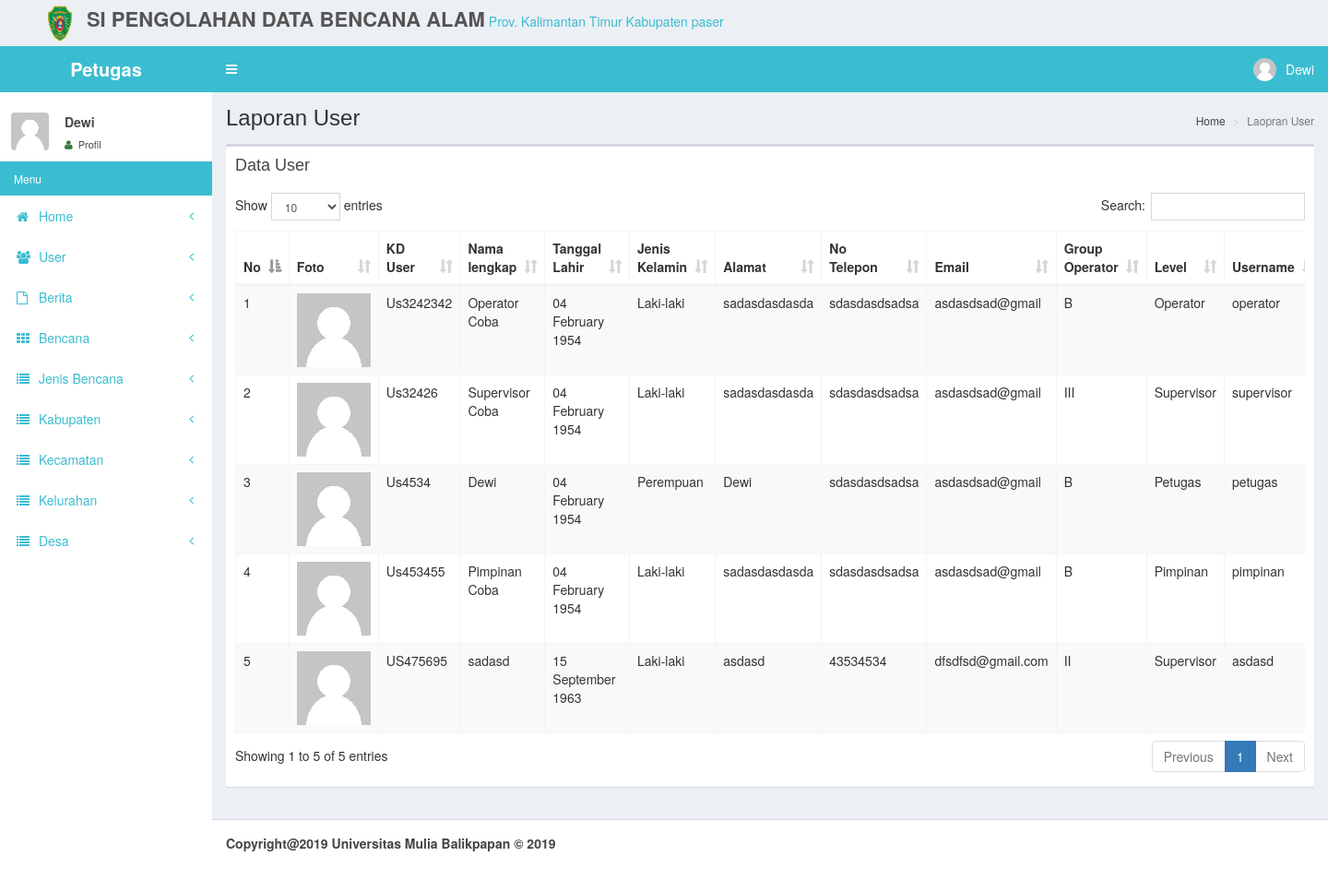
The page /admin/index.php?p=list-user (signed in) on the database its author committed.
### tables this page shows
CREATE TABLE `user` (
  `kd_us` varchar(15) NOT NULL,
  `nm_us` varchar(35) NOT NULL,
  `tgl_lhr` date NOT NULL,
  `jk` enum('Laki-laki','Perempuan') NOT NULL DEFAULT 'Laki-laki',
  `alm` text NOT NULL,
  `nohp` varchar(13) NOT NULL,
  `email` varchar(35) NOT NULL,
  `group_operator` varchar(4) NOT NULL,
  `level` enum('Operator','Supervisor','Pimpinan','Petugas') NOT NULL,
  `username` varchar(20) NOT NULL,
  `password` varchar(100) NOT NULL,
  `foto` text NOT NULL
);

### admin/pages/list-user.php (the view, shortened to what this page needs)
<div class="content-wrapper">
  <section class="content-header">
    <h1>
      Laporan User
    </h1>
    <ol class="breadcrumb">
      <li><a href="#"> Home</a></li>
      <li class="active">Laopran User</li>
    </ol>
  </section>
  <section class="content">
    <div class="row">
      <div class="col-xs-12">
        <div class="box">
          <div class="box-header">
            <h3 class="box-title">Data User</h3>
          </div>
          <div class="box-body">
             <div class="table-responsive">
            <table id="example1" class="table table-bordered table-striped">
              <thead>
                <tr>
                  <th>No</th>
                  <th>Foto</th>
                  <th>KD User</th>
                  <th>Nama lengkap</th>
                  <th>Tanggal Lahir</th>
                  <th>Jenis Kelamin</th>
                  <th>Alamat</th>
                  <th>No Telepon</th>
                  <th>Email</th>
                  <th>Group Operator</th>
                  <th>Level</th>
                  <th>Username</th>
                </tr>
              </thead>
              <tbody>
                 <?php
                 include './../koneksi/koneksi.php';
                $no=0;
              $sql=mysqli_query($koneksi,"SELECT * FROM user");
                while($q=mysqli_fetch_array($sql)){
                  $no++;
               ?>
                <tr>
                  <td><?php echo $no; ?></td>
                  <td><img src="./../images/<?php echo $q['foto']; ?>" style="width:80px;"></td>
                  <td><?php echo $q['kd_us']; ?></td>
                  <td><?php echo $q['nm_us']; ?></td>
                  <td><?php echo date('d F Y',strtotime($q['tgl_lhr'])); ?></td>
                  <td><?php echo $q['jk']; ?></td>
                  <td><?php echo $q['alm']; ?></td>
                  <td><?php echo $q['nohp']; ?></td>
                  <td><?php echo $q['email']; ?></td>
                  <td><?php echo $q['group_operator']; ?></td>
                  <td><?php echo $q['level']; ?></td>
                  <td><?php echo $q['username']; ?></td>
                </tr>
            <?php } ?>
              </tbody>
            </table>
          </div>
          </div>
        </div>
      </div>
    </div>
      </section>
</div>

### admin/index.php (shortened to what this page needs)
 <?php
$id = $_SESSION['id'];
$level=$_SESSION['level'];
?>
<!DOCTYPE html>
<html>
  <head>
    <link rel="stylesheet" href="../plugins/bootstrap/css/bootstrap.min.css">
    <link rel="stylesheet" href="../plugins/font awesome/font-awesome.min.css">
    <link rel="stylesheet" type="text/css" href="../plugins/datatables/datatables.min.css"/>
    <link rel="stylesheet" href="../plugins/datepicker/css/bootstrap-datetimepicker.min.css"/>
    <link rel="stylesheet" href="../plugins/admin style/css/AdminLTE.min.css">
    <link rel="stylesheet" href="../plugins/admin style/css/skins/_all-skins.min.css">
  </head>
  <body class="hold-transition skin-blue sidebar-mini">
    <?php
     include '../koneksi/koneksi.php';
       $qus=mysqli_query($koneksi,"SELECT * FROM user where kd_us='$id'");
       $us=mysqli_fetch_array($qus);
     ?>
    <div class="wrapper">
          <div class="logo">
            <img src="../images/logo.png" alt="" style="width: 90px;height: 50px;padding: 2px 0px 1px 40px;">
            <span class="jd-logo">SI Pengolahan Data Bencana Alam</span>
            <span class="bukit-t">Prov. Kalimantan Timur Kabupaten paser</span>
        </div>
      <header class="main-header">
        <a href="#" class="logo">
          <span class="logo-lg"><b><?php echo $level ?></b></span>
        </a>
        <nav class="navbar navbar-static-top" role="navigation">
          <a href="#" class="sidebar-toggle" data-toggle="offcanvas" role="button">
          </a>
          <div class="navbar-custom-menu">
            <ul class="nav navbar-nav">
              <li class="dropdown user user-menu">
                <a href="index.php?p=profil" class="dropdown-toggle" data-toggle="dropdown">
                  <img src="../images/<?php echo $us['foto']; ?>" class="user-image" alt="User Image">
                  <span class="hidden-xs"><?php echo $us['nm_us']; ?></span>
                </a>
              </li>
            </ul>
          </div>
        </nav>
      </header>
      <aside class="main-sidebar" style="margin-top: 60px;">
        <section class="sidebar" style="">
          <div class="user-panel">
            <div class="pull-left image">
              <img src="../images/<?php echo $us['foto']; ?>" class="img-rounded" alt="User Image">
            </div>
            <div class="pull-left info">
              <p><?php echo $us['nm_us']; ?></p>
              <a href="index.php?p=profil"><i class="fa fa-user text-success"></i> Profil</a>
            </div>
          </div>
          <ul class="sidebar-menu">
            <li class="header">Menu</li>
            <li class="treeview">
              <a href="index.php">
                <i class="fa fa-home"></i> <span>Home</span> <i class="fa fa-angle-left pull-right"></i>
              </a>
            </li>
            <?php if($level=="Operator"){ ?>
           <li class="treeview">
              <a href="#">
                <i class="fa fa-file-o"></i>
                <span>Berita</span>
                <i class="fa fa-angle-left pull-right"></i>
              </a>
              <ul class="treeview-menu">
                <li><a href="index.php?p=entry-berita"><i class="fa fa-circle-o"></i> Entry Berita</a></li>
                <li><a href="index.php?p=list-berita"><i class="fa fa-circle-o"></i> List Berita</a></li>
              </ul>
            </li>
                <li class="treeview">
              <a href="#">
                <i class="fa fa-th"></i>
                <span>Bencana</span>
                <i class="fa fa-angle-left pull-right"></i>
              </a>
              <ul class="treeview-menu">
                <li><a href="index.php?p=entry-bencana"><i class="fa fa-circle-o"></i> Entry Bencana</a></li>
                <li><a href="index.php?p=list-bencana"><i class="fa fa-circle-o"></i> List Bencana</a></li>
                <li><a href="index.php?p=laporan-bencana"><i class="fa fa-circle-o"></i> Laporan Bencana</a></li>
              </ul>
            </li>
               <li class="treeview">
              <a href="#">
                <i class="fa fa-list"></i>
                <span>Jenis Bencana</span>
                <i class="fa fa-angle-left pull-right"></i>
              </a>
              <ul class="treeview-menu">
                <li><a href="index.php?p=entry-jenis"><i class="fa fa-circle-o"></i> Entry Jenis</a></li>
                <li><a href="index.php?p=list-jenis"><i class="fa fa-circle-o"></i> List jenis</a></li>
              </ul>
            </li>
            <?php }elseif($level=="Petugas"){ ?>
             <li class="treeview">
              <a href="#">
                <i class="fa fa-users"></i> <span>User</span> <i class="fa fa-angle-left pull-right"></i>
              </a>
            </li>
            <li class="treeview">
              <a href="#">
                <i class="fa fa-file-o"></i>
                <span>Berita</span>
                <i class="fa fa-angle-left pull-right"></i>
              </a>
            </li>
             <li class="treeview">
              <a href="#">
                <i class="fa fa-th"></i>
                <span>Bencana</span>
                <i class="fa fa-angle-left pull-right"></i>
              </a>
            </li>
               <li class="treeview">
              <a href="#">
                <i class="fa fa-list"></i>
                <span>Jenis Bencana</span>
                <i class="fa fa-angle-left pull-right"></i>
              </a>
            </li>
            <li class="treeview">
              <a href="#">
                <i class="fa fa-list"></i>
                <span>Kabupaten</span>
                <i class="fa fa-angle-left pull-right"></i>
              </a>
            </li>
            <li class="treeview">
              <a href="#">
                <i class="fa fa-list"></i>
                <span>Kecamatan</span>
                <i class="fa fa-angle-left pull-right"></i>
              </a>
            </li>
            <li class="treeview">
              <a href="#">
                <i class="fa fa-list"></i>
                <span>Kelurahan</span>
                <i class="fa fa-angle-left pull-right"></i>
              </a>
            </li>
            <li class="treeview">
              <a href="#">
                <i class="fa fa-list"></i>
                <span>Desa</span>
                <i class="fa fa-angle-left pull-right"></i>
              </a>
            </li>
           <?php } ?>
          </ul>
        </section>
      </aside>
     <?php
 $page_dir='pages';
if(!empty($_GET['p'])){
    $page=scandir($page_dir,0);
    unset($page[0],$page[1]);
    $p=$_GET['p'];
    if(in_array($p.'.php',$page)){
     include($page_dir.'/'.$p.'.php');
    }
    else{
    include ($page_dir.'/404-page.php');
    }
}
else{
    include ($page_dir.'/home.php');
}
?>
      <footer class="main-footer">
        <strong>Copyright@2019 Universitas Mulia Balikpapan &copy; <?php echo date('Y'); ?></strong>
      </footer>
    </div>
  </body>
</html>

### rows shown on the page
user: foto (placeholder picture), nm_us "Dewi", kd_us "Us4534", tgl_lhr "04 February 1954", jk "Perempuan", alm "Dewi", nohp "sdasdasdsadsa", email "asdasdsad@gmail", group_operator "B", level "Petugas", username "petugas"
user: foto (placeholder picture), kd_us "Us3242342", nm_us "Operator Coba", tgl_lhr "04 February 1954", jk "Laki-laki", alm "sadasdasdasda", nohp "sdasdasdsadsa", email "asdasdsad@gmail", group_operator "B", level "Operator", username "operator"
user: foto (placeholder picture), kd_us "Us32426", nm_us "Supervisor Coba", tgl_lhr "04 February 1954", jk "Laki-laki", alm "sadasdasdasda", nohp "sdasdasdsadsa", email "asdasdsad@gmail", group_operator "III", level "Supervisor", username "supervisor"
user: foto (placeholder picture), kd_us "Us453455", nm_us "Pimpinan Coba", tgl_lhr "04 February 1954", jk "Laki-laki", alm "sadasdasdasda", nohp "sdasdasdsadsa", email "asdasdsad@gmail", group_operator "B", level "Pimpinan", username "pimpinan"
user: foto (placeholder picture), kd_us "US475695", nm_us "sadasd", tgl_lhr "15 September 1963", jk "Laki-laki", alm "asdasd", nohp "43534534", email "dfsdfsd@gmail.com", group_operator "II", level "Supervisor", username "asdasd"

### other values the page prints
$level "Petugas"
